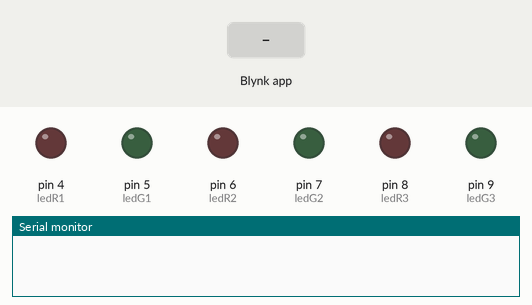
The sketch below on a simulated Arduino Uno, built with avr-gcc and run on an emulated ATmega328P. Shown: output pins drawn as LEDs (lit = HIGH), the last lines printed to the serial monitor. The inputs (shaded band) are chosen by the test bench. WiFi joins after 1.5 s; servers stay silent unless stated.

Above: at 3.0 s.
3.1 s: Blynk app writes 1 to V1
At 3.4 s:
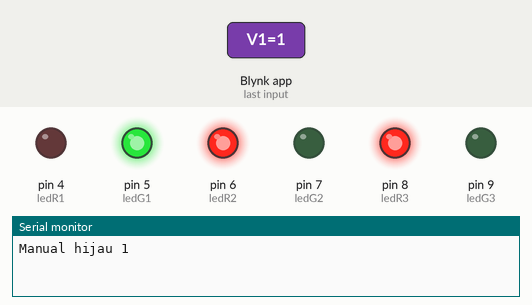
4.6 s: Blynk app writes 0 to V1
At 8.0 s:
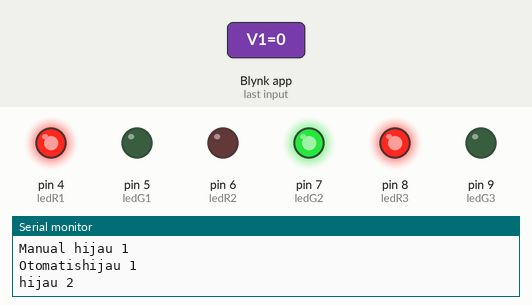
At 11.5 s:
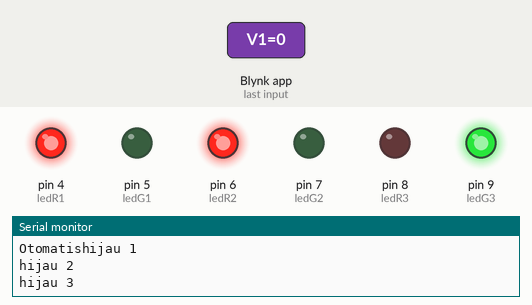
Timing chart, 0 to 18.1 s (numbered marks = the images above; inputs shaded):
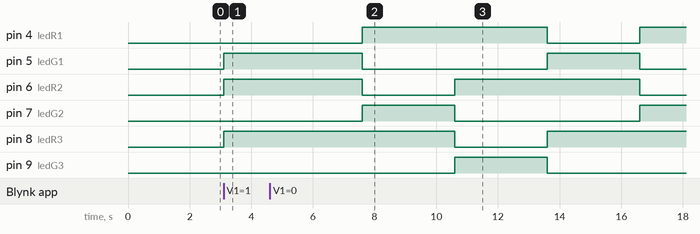

Measured:
- after the input at 3.1 s, pin 5 (ledG1), pin 6 (ledR2), pin 8 (ledR3): LOW → HIGH at once
- after the input at 4.6 s, pin 4 (ledR1): LOW → HIGH after 3.0 s, → LOW 6.0 s later, → HIGH 3.0 s later; pin 5 (ledG1): HIGH → LOW after 3.0 s, → HIGH 6.0 s later, → LOW 3.0 s later

The sketch:

sketch_lampuapillesp.ino
```cpp
#define BLYNK_PRINT Serial
#include <ESP8266_Lib.h>
#include <BlynkSimpleShieldEsp8266.h>

#include <SimpleTimer.h>
SimpleTimer timer;

//esp
char auth[] = "JWjGg49pS0r7RwOa44cr1ELQX2soywWR";
char ssid[] = "Galaxy A519989";
char pass[] = "andraaaa";

#include <SoftwareSerial.h>
SoftwareSerial EspSerial(2, 3); // RX, TX

#define ESP8266_BAUD 9600
ESP8266 wifi(&EspSerial);

//lampu
int ledR1 = 4;
int ledG1 = 5;
int ledR2 = 6;
int ledG2 = 7;
int ledR3 = 8;
int ledG3 = 9;

int otomatis = 0;
int dataserial;
int bangjo = 0;

void bangjoMerah1() { //utara
  digitalWrite(ledR1, HIGH); //pin 5
  digitalWrite(ledG1, LOW); //pin 4
}
void bangjoMerah2() { //selatan
  digitalWrite(ledR2, HIGH); //pin 7
  digitalWrite(ledG2, LOW);//pin 6
}
void bangjoMerah3() { //barat
  digitalWrite(ledR3, HIGH);//pin 9
  digitalWrite(ledG3, LOW);//pin 8
}

void bangjoHijau1() {
  digitalWrite(ledR1, LOW);
  digitalWrite(ledG1, HIGH);
}
void bangjoHijau2() {
  digitalWrite(ledR2, LOW);
  digitalWrite(ledG2, HIGH);
}
void bangjoHijau3() {
  digitalWrite(ledR3, LOW);
  digitalWrite(ledG3, HIGH);
}

BLYNK_WRITE(V1) {
  bangjo = param.asInt();
  switch (bangjo) {
    case 1: //J1 Hijau + J2 Merah + J3 Merah
      Serial.println("Manual hijau 1");
      bangjoHijau1();
      bangjoMerah2();
      bangjoMerah3();
      otomatis = 0;
      break;
    case 2: //J1 Merah + J2 Hijau + J3 Merah
      Serial.println("Manual hijau 2");
      bangjoHijau2();
      bangjoMerah1();
      bangjoMerah3();
      otomatis = 0;
      break;
    case 3: //J1 Merah + J2 Merah + J3 Hijau
      Serial.println("Manual hijau 3");
      bangjoHijau3();
      bangjoMerah2();
      bangjoMerah1();
      otomatis = 0;
      break;
    default: //Otomatis
      Serial.print("Otomatis");
      otomatis = 1;
      break;
  }
}

void setup()
{
  Serial.begin(9600);
  delay(10);
  EspSerial.begin(ESP8266_BAUD);
  delay(10);
  Blynk.begin(auth, wifi, ssid, pass, "blynk-cloud.com", 8080);

  pinMode(ledR1, OUTPUT);
  pinMode(ledG1, OUTPUT);
  pinMode(ledR2, OUTPUT);
  pinMode(ledG2, OUTPUT);
  pinMode(ledR3, OUTPUT);
  pinMode(ledG3, OUTPUT);
}

void loop()
{
  Blynk.run();
  if (otomatis == 1) {
    Serial.println("hijau 1");
    bangjoHijau1();
    bangjoMerah2();
    bangjoMerah3();
    delay(3000);
    Serial.println("hijau 2");
    bangjoHijau2();
    bangjoMerah1();
    bangjoMerah3();
    delay(3000);
    Serial.println("hijau 3");
    bangjoHijau3();
    bangjoMerah2();
    bangjoMerah1();
    delay(3000);

  }
  timer.run();
}
```
